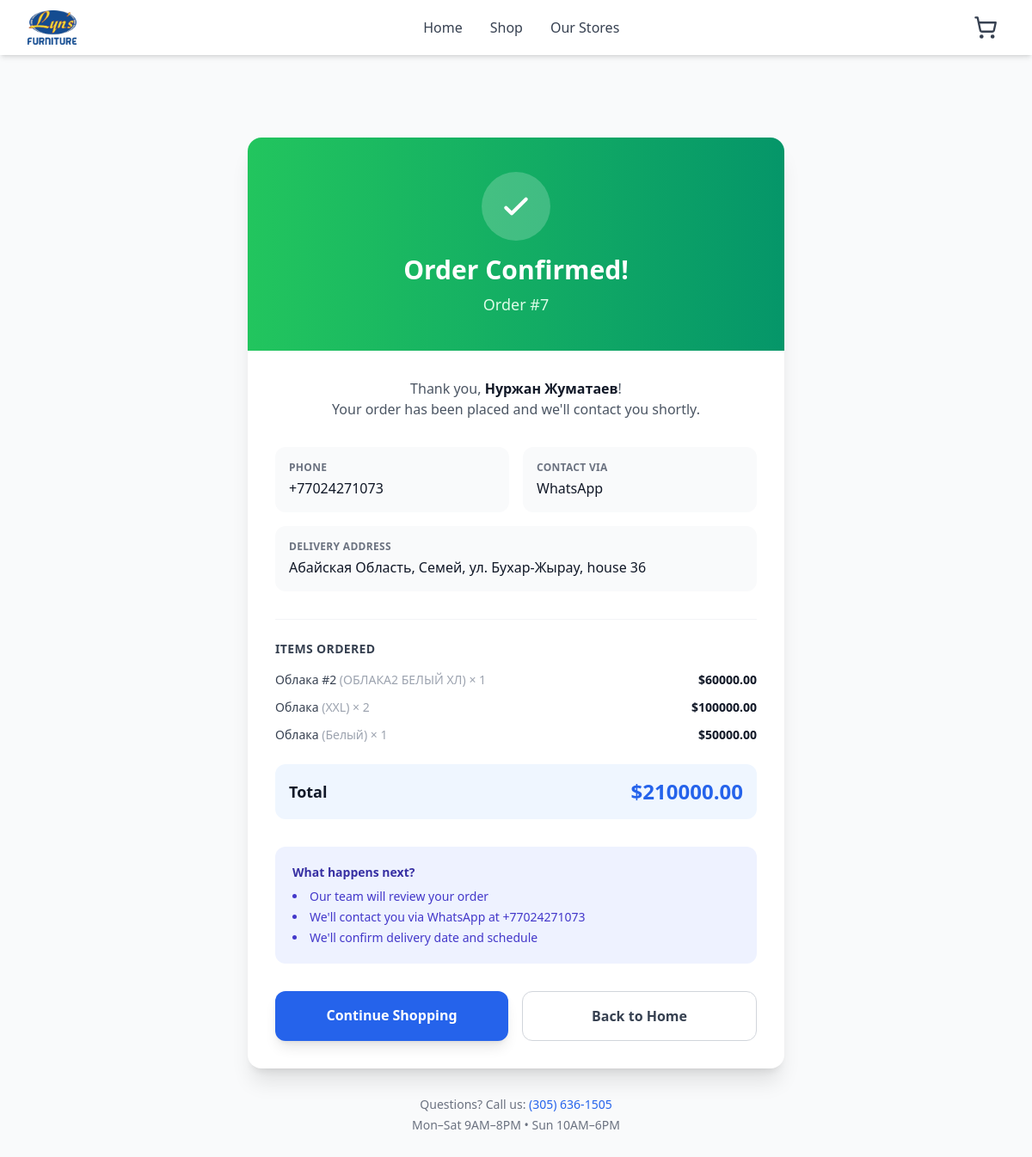
Page /orders/success/7/ on the committed database.
### orders/models.py (models this page shows, shortened)
class Order(models.Model):
    NEW = 'new'
    PROCESSING = 'processing'
    COMPLETED = 'completed'
    STATUS_CHOICES = [
        (NEW, _('New')),
        (PROCESSING, _('Processing')),
        (COMPLETED, _('Completed')),
    ]
    WHATSAPP = 'whatsapp'
    PHONE_CALL = 'phone_call'
    EMAIL = 'email'
    CONTACT_METHOD_CHOICES = [
        (WHATSAPP, _('WhatsApp')),
        (PHONE_CALL, _('Phone call')),
        (EMAIL, _('Email')),
    ]
    full_name = models.CharField(
        max_length=200,
        verbose_name=_('Full name')
    )
    email = models.EmailField(
        verbose_name=_('Email')
    )
    phone = models.CharField(
        max_length=20,
        verbose_name=_('Phone')
    )
    contact_method = models.CharField(
        max_length=20,
        choices=CONTACT_METHOD_CHOICES,
        default=WHATSAPP,
        verbose_name=_('Contact method')
    )
    region = models.CharField(
        max_length=100,
        verbose_name=_('Region')
    )
    city = models.CharField(
        max_length=100,
        verbose_name=_('City')
    )
    street = models.CharField(
        max_length=200,
        verbose_name=_('Street')
    )
    house = models.CharField(
        max_length=20,
        verbose_name=_('House')
    )
    building = models.CharField(
        max_length=20,
        blank=True,
        verbose_name=_('Building')
    )
    apartment = models.CharField(
        max_length=20,
        blank=True,
        verbose_name=_('Apartment')
    )
    total_price = models.DecimalField(
        max_digits=10,
        decimal_places=2,
        verbose_name=_('Total amount')
    )
    status = models.CharField(
        max_length=20,
        choices=STATUS_CHOICES,
        default=NEW,
        verbose_name=_('Status')
    )
    created_at = models.DateTimeField(
        auto_now_add=True,
        verbose_name=_('Created at')
    )
    updated_at = models.DateTimeField(
        auto_now=True,
        verbose_name=_('Updated at')
    )
    class Meta:
        verbose_name = _('Order')
        verbose_name_plural = _('Orders')
        ordering = ['-created_at']
    def get_full_address(self):
        address_parts = [
            self.region,
            self.city,
            self.street,
            f'house {self.house}'
        ]
        if self.building:
            address_parts.append(f'bldg. {self.building}')
        if self.apartment:
            address_parts.append(f'apt. {self.apartment}')
        return ', '.join(address_parts)

class OrderItem(models.Model):
    order = models.ForeignKey(
        Order,
        on_delete=models.CASCADE,
        related_name='items',
        verbose_name=_('Order')
    )
    product = models.ForeignKey(
        Product,
        on_delete=models.PROTECT,
        verbose_name=_('Product')
    )
    price = models.DecimalField(
        max_digits=10,
        decimal_places=2,
        verbose_name=_('Price')
    )
    quantity = models.PositiveIntegerField(
        default=1,
        verbose_name=_('Quantity')
    )
    variant_display_name = models.CharField(
        max_length=200,
        blank=True,
        verbose_name=_('Variant (Color/Size)')
    )
    class Meta:
        verbose_name = _('Order item')
        verbose_name_plural = _('Order items')
    def get_total_price(self):
        return self.price * self.quantity

### catalog/models.py (models this page shows, shortened)
class Product(models.Model):
    IN_STOCK = 'in_stock'
    ON_ORDER = 'on_order'
    BEST_SELLER = 'best_seller'
    NEW_ARRIVAL = 'new_arrival'
    HOT_DEAL = 'hot_deal'
    LIMITED_STOCK = 'limited_stock'
    STATUS_CHOICES = [
        (IN_STOCK, _('In Stock')),
        (ON_ORDER, _('On Order')),
        (BEST_SELLER, _('Best Seller')),
        (NEW_ARRIVAL, _('New Arrival')),
        (HOT_DEAL, _('Hot Deal')),
        (LIMITED_STOCK, _('Limited Stock')),
    ]
    category = models.ForeignKey(
        Category,
        on_delete=models.CASCADE,
        related_name='products',
        verbose_name=_('Category')
    )
    name = models.CharField(
        max_length=200,
        verbose_name=_('Name')
    )
    slug = models.SlugField(
        max_length=200,
        unique=True,
        verbose_name=_('URL')
    )
    description = models.TextField(
        verbose_name=_('Description')
    )
    price = models.DecimalField(
        max_digits=10,
        decimal_places=2,
        verbose_name=_('Sale price')
    )
    price_before_discount = models.DecimalField(
        max_digits=10,
        decimal_places=2,
        blank=True,
        null=True,
        verbose_name=_('Original price')
    )
    status = models.CharField(
        max_length=20,
        choices=STATUS_CHOICES,
        default=IN_STOCK,
        verbose_name=_('Status')
    )
    is_active = models.BooleanField(
        default=True,
        verbose_name=_('Active')
    )
    is_featured = models.BooleanField(
        default=False,
        verbose_name=_('Featured')
    )
    created_at = models.DateTimeField(
        auto_now_add=True,
        verbose_name=_('Created at')
    )
    class Meta:
        verbose_name = _('Product')
        verbose_name_plural = _('Products')
        ordering = ['-created_at']

### orders/views.py (the view)
# urls.py: path('success/<int:order_id>/', views.order_success, name='order_success'),
def order_success(request, order_id):
    order = get_object_or_404(Order, pk=order_id)
    return render(request, 'orders/order_success.html', {'order': order})

### cart/cart.py (called while the page is built)
    def __len__(self):
        return sum(item['quantity'] for item in self.cart.values())

### cart/context_processors.py (called while the page is built)
def cart(request):
    cart = Cart(request)
    return {'cart_count': len(cart)}

### templates/orders/order_success.html (shortened to what this page needs)
{% extends 'base.html' %}
{% load static %}
{% block content %}
<div class="min-h-screen bg-gray-50 py-16 lg:py-24">
    <div class="max-w-2xl mx-auto px-4 sm:px-6">
        <div class="bg-white rounded-2xl shadow-xl overflow-hidden">
            <div class="bg-gradient-to-r from-green-500 to-emerald-600 px-8 py-10 text-center text-white">
                <div class="w-20 h-20 bg-white/20 rounded-full flex items-center justify-center mx-auto mb-4">
                    <svg class="w-10 h-10 text-white" xmlns="http://www.w3.org/2000/svg" fill="none" viewBox="0 0 24 24" stroke="currentColor" stroke-width="2.5">
                        <path stroke-linecap="round" stroke-linejoin="round" d="M5 13l4 4L19 7"/>
                    </svg>
                </div>
                <h1 class="text-3xl font-bold mb-2">Order Confirmed!</h1>
                <p class="text-green-100 text-lg">Order #{{ order.id }}</p>
            </div>
            <div class="px-8 py-8">
                <p class="text-gray-600 text-center mb-8">
                    Thank you, <span class="font-semibold text-gray-900">{{ order.full_name }}</span>!<br/>
                    Your order has been placed and we'll contact you shortly.
                </p>
                <div class="grid grid-cols-1 sm:grid-cols-2 gap-4 mb-8">
                    <div class="bg-gray-50 rounded-xl p-4">
                        <p class="text-xs text-gray-500 font-semibold uppercase tracking-wide mb-1">Phone</p>
                        <p class="text-gray-900 font-medium">{{ order.phone }}</p>
                    </div>
                    <div class="bg-gray-50 rounded-xl p-4">
                        <p class="text-xs text-gray-500 font-semibold uppercase tracking-wide mb-1">Contact via</p>
                        <p class="text-gray-900 font-medium">{{ order.get_contact_method_display }}</p>
                    </div>
                    <div class="bg-gray-50 rounded-xl p-4 sm:col-span-2">
                        <p class="text-xs text-gray-500 font-semibold uppercase tracking-wide mb-1">Delivery Address</p>
                        <p class="text-gray-900 font-medium">{{ order.get_full_address }}</p>
                    </div>
                </div>
                {% if order.items.all %}
                <div class="border-t border-gray-100 pt-6 mb-6">
                    <h3 class="text-sm font-bold text-gray-700 uppercase tracking-wide mb-4">Items Ordered</h3>
                    <div class="space-y-3">
                        {% for item in order.items.all %}
                        <div class="flex justify-between items-center text-sm">
                            <span class="text-gray-700">
                                {{ item.product.name }}
                                {% if item.variant_display_name %}
                                <span class="text-gray-400">({{ item.variant_display_name }})</span>
                                {% endif %}
                                <span class="text-gray-400">× {{ item.quantity }}</span>
                            </span>
                            <span class="font-semibold text-gray-900">${{ item.get_total_price }}</span>
                        </div>
                        {% endfor %}
                    </div>
                </div>
                {% endif %}
                <div class="bg-blue-50 rounded-xl p-4 flex justify-between items-center mb-8">
                    <span class="text-lg font-bold text-gray-900">Total</span>
                    <span class="text-2xl font-bold text-blue-600">${{ order.total_price }}</span>
                </div>
                <div class="bg-indigo-50 rounded-xl p-5 mb-8 text-sm text-indigo-800">
                    <p class="font-semibold mb-2">What happens next?</p>
                    <ul class="space-y-1 list-disc list-inside text-indigo-700">
                        <li>Our team will review your order</li>
                        <li>We'll contact you via {{ order.get_contact_method_display }} at {{ order.phone }}</li>
                        <li>We'll confirm delivery date and schedule</li>
                    </ul>
                </div>
                <div class="flex flex-col sm:flex-row gap-4">
                    <a href="{% url 'catalog:category_list' %}" class="flex-1 bg-blue-600 hover:bg-blue-700 text-white py-4 rounded-xl font-semibold text-center transition-all shadow-lg hover:shadow-xl">
                        Continue Shopping
                    </a>
                    <a href="{% url 'catalog:home' %}" class="flex-1 bg-white hover:bg-gray-50 text-gray-700 py-4 rounded-xl font-semibold text-center transition-all border border-gray-300">
                        Back to Home
                    </a>
                </div>
            </div>
        </div>
        <div class="mt-8 text-center text-gray-500 text-sm">
            <p>Questions? Call us: <a href="tel:3056361505" class="text-blue-600 hover:text-blue-700 font-medium">(305) 636-1505</a></p>
            <p class="mt-1">Mon–Sat 9AM–8PM &bull; Sun 10AM–6PM</p>
        </div>
    </div>
</div>
{% endblock %}

### templates/base.html (style rules this page uses)
:root { --font-size: 16px; --background: #ffffff; --foreground: oklch(0.145 0 0); --card: #ffffff; --card-foreground: oklch(0.145 0 0); --popover: oklch(1 0 0); --popover-foreground: oklch(0.145 0 0); --primary: #030213; --primary-foreground: oklch(1 0 0); --secondary: oklch(0.95 0.0058 264.53); --secondary-foreground: #030213; --muted: #ececf0; --muted-foreground: #717182; --accent: #e9ebef; --accent-foreground: #030213; --destructive: #d4183d; --destructive-foreground: #ffffff; --border: rgba(0, 0, 0, 0.1); --input: transparent; --input-background: #f3f3f5; --switch-background: #cbced4; --font-weight-medium: 500; --font-weight-normal: 400; --ring: oklch(0.708 0 0); --chart-1: oklch(0.646 0.222 41.116); --chart-2: oklch(0.6 0.118 184.704); --chart-3: oklch(0.398 0.07 227.392); --chart-4: oklch(0.828 0.189 84.429); --chart-5: oklch(0.769 0.188 70.08); --radius: 0.625rem; --sidebar: oklch(0.985 0 0); --sidebar-foreground: oklch(0.145 0 0); --sidebar-primary: #030213; --sidebar-primary-foreground: oklch(0.985 0 0); --sidebar-accent: oklch(0.97 0 0); --sidebar-accent-foreground: oklch(0.205 0 0); --sidebar-border: oklch(0.922 0 0); --sidebar-ring: oklch(0.708 0 0); }
* { border-color: var(--border); }
html { font-size: var(--font-size); }
body { background-color: var(--background); color: var(--foreground); }
h1 { font-weight: var(--font-weight-medium); }
h3 { font-weight: var(--font-weight-medium); }

### rows in the picture
Order: id "7", full_name "Нуржан Жуматаев", phone "+77024271073", contact_method "WhatsApp", get_full_address "Абайская Область, Семей, ул. Бухар-Жырау, house 36", total_price "210000.00"
OrderItem: product.name "Облака #2", variant_display_name "ОБЛАКА2 БЕЛЫЙ ХЛ", quantity "1", get_total_price "60000.00"
OrderItem: product.name "Облака", variant_display_name "XXL", quantity "2", get_total_price "100000.00"
OrderItem: product.name "Облака", variant_display_name "Белый", quantity "1", get_total_price "50000.00"
